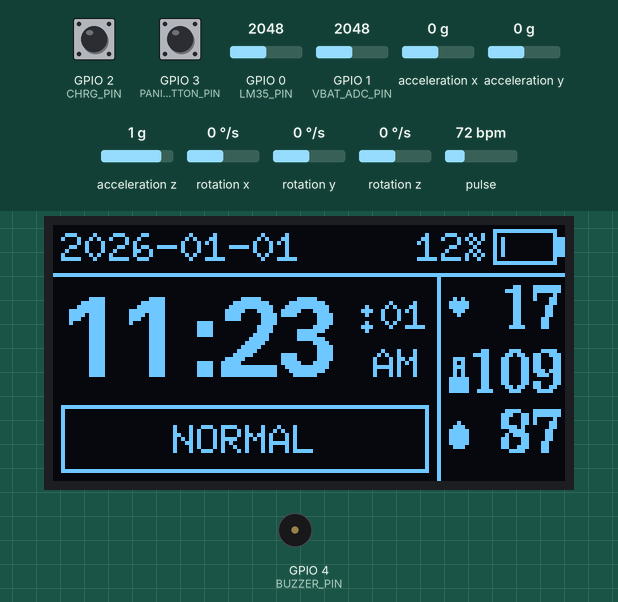
Bench run of a sketch on a simulated ESP32-C3. Parts: 128×64 one-colour display, buzzer (waves = sounding, pin HIGH). Wiring (inferred from the names in the program): MPU-9250 motion sensor at I2C address 0x68. Inputs (shaded band) come from the test bench; at power-on: GPIO 3 (PANIC_BUTTON_PIN) HIGH, pulse 72 bpm, GPIO 2 (CHRG_PIN) HIGH, GPIO 0 (LM35_PIN) = 2048, GPIO 1 (VBAT_ADC_PIN) = 2048, acceleration x 0 g, acceleration y 0 g, acceleration z 1 g, rotation x 0 °/s, rotation y 0 °/s, rotation z 0 °/s. Random numbers use the default seed unless the sketch sets one; EEPROM starts erased; nothing arrives over Bluetooth unless stated; a phone connects over Bluetooth LE 3 s after start; what the sketch prints to the serial monitor is not drawn.

Above: at 7.8 s.
7.9 s: GPIO 3 (PANIC_BUTTON_PIN) pulled LOW for 0.15 s
At 9.81 s:
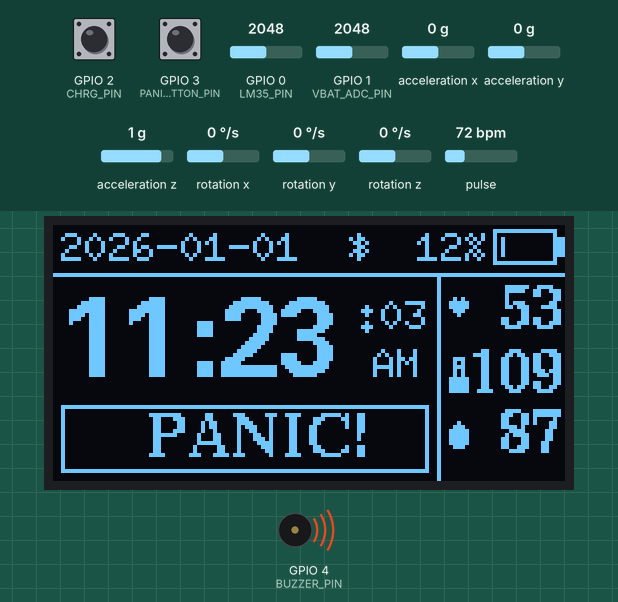
10.9 s: pulse set to 42 bpm
At 13.4 s:
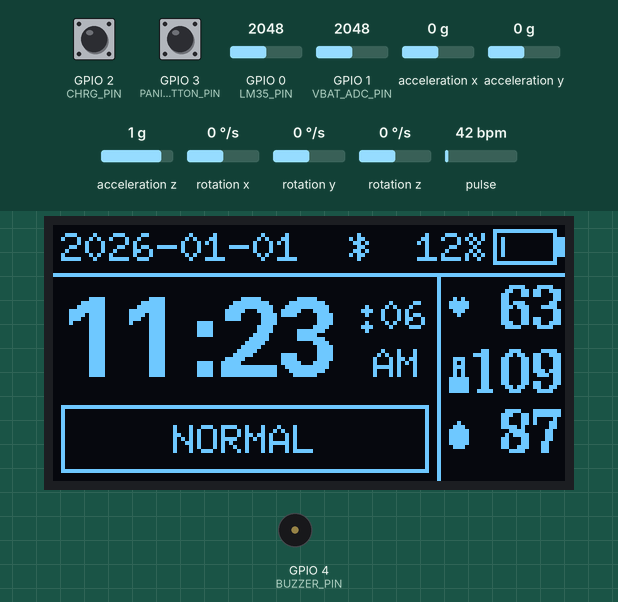
14.1 s: GPIO 2 (CHRG_PIN) pulled LOW for 1 s
At 15.2 s:
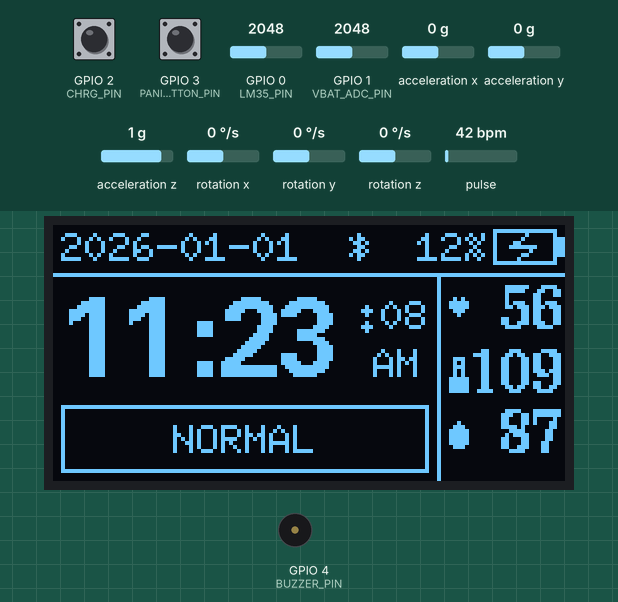
15.7 s: GPIO 3 (PANIC_BUTTON_PIN) pulled LOW for 1 s
At 17.5 s:
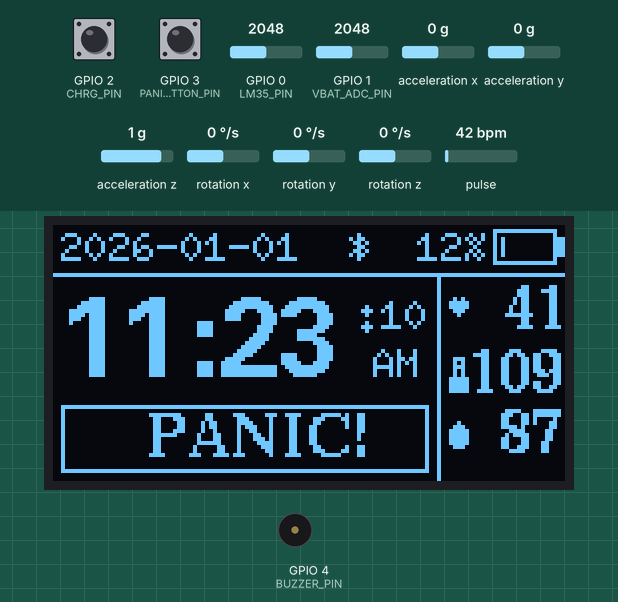
18.2 s: pulse set to 70 bpm
At 20.0 s:
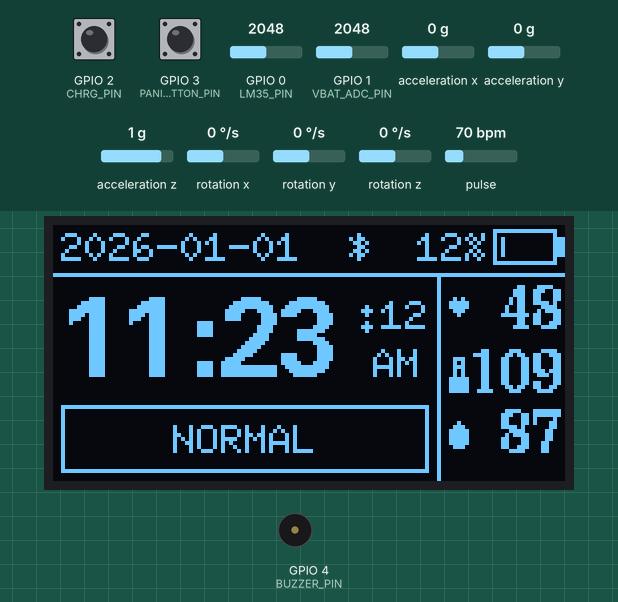
20.7 s: GPIO 2 (CHRG_PIN) pulled LOW for 1 s
At 21.8 s:
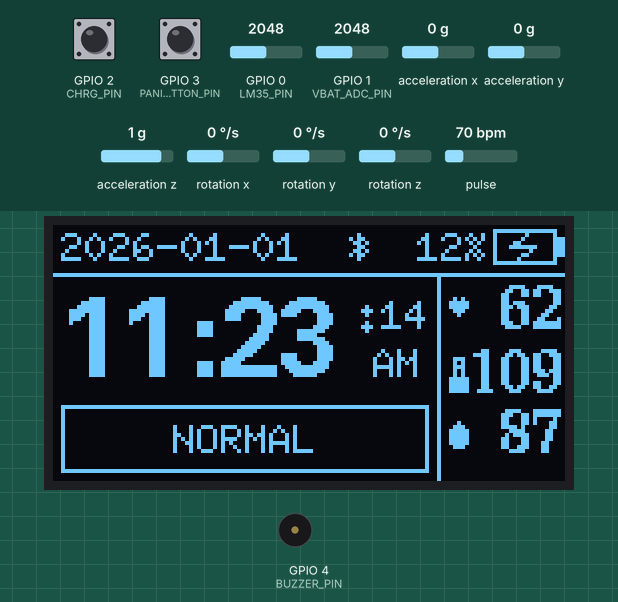
Timing chart, 0 to 23.3 s (numbered marks = the images above; inputs shaded):
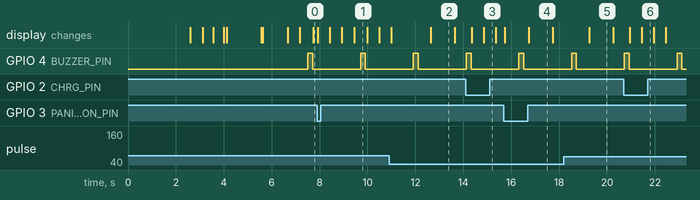

Measured:
- what the display in image 1 shows lasts 0.6 s, from 9.4 s to 10.0 s
- what the display in image 2 shows lasts 1.1 s, from 12.6 s to 13.7 s

The sketch:

WatchFWC3.ino
```cpp
#include <Wire.h>
#include <Preferences.h>
#include "config.h"
#include "max30102.h"
#include "mpu.h"
#include "oled.h"
#include "panic_button.h"
#include "communication.h"
#include "lm35.h"
#include "buzzer.h"
#include "battery.h"
#include "spo2.h"

MAX30102Sensor hrSensor;
MPU mpu;
OLEDDisplay oled;
PanicButton panicBtn;
LM35Sensor tempSensor;
Buzzer buzzer;
BatteryMonitor battery;
SPO2Calculator spo2Calc;
Preferences preferences;  // NVS for persistent time storage

// Time tracking (24-hour format internally)
int currentYear = 2026;
int currentMonth = 1;
int currentDay = 1;
int currentHour = 11;
int currentMinute = 23;
int currentSecond = 0;
unsigned long lastSecondTime = 0;

// Save current time to NVS (Non-Volatile Storage)
void saveTimeToNVS() {
    preferences.begin("watch", false);  // Open NVS namespace "watch" in read-write mode
    preferences.putInt("year", currentYear);
    preferences.putInt("month", currentMonth);
    preferences.putInt("day", currentDay);
    preferences.putInt("hour", currentHour);
    preferences.putInt("minute", currentMinute);
    preferences.putInt("second", currentSecond);
    preferences.putBool("timeSaved", true);  // Flag that we have valid time
    preferences.end();
    Serial.println("[NVS] Time saved to flash memory");
}

// Load saved time from NVS
bool loadTimeFromNVS() {
    preferences.begin("watch", true);  // Open NVS namespace "watch" in read-only mode
    bool timeSaved = preferences.getBool("timeSaved", false);

    if (timeSaved) {
        currentYear = preferences.getInt("year", 2026);
        currentMonth = preferences.getInt("month", 1);
        currentDay = preferences.getInt("day", 1);
        currentHour = preferences.getInt("hour", 11);
        currentMinute = preferences.getInt("minute", 23);
        currentSecond = preferences.getInt("second", 0);
        preferences.end();
        Serial.printf("[NVS] Loaded saved time: %04d-%02d-%02d %02d:%02d:%02d\n", currentYear, currentMonth, currentDay, currentHour, currentMinute, currentSecond);
        return true;
    } else {
        preferences.end();
        Serial.println("[NVS] No saved time found, using default");
        return false;
    }
}

// BLE Time Sync Callback (called when mobile app sends time)
void onTimeReceived(int year, int month, int day, int hour, int minute, int second) {
    currentYear = year;
    currentMonth = month;
    currentDay = day;
    currentHour = hour;
    currentMinute = minute;
    currentSecond = second;
    lastSecondTime = millis();
    Serial.printf("[TIME] Synced to: %04d-%02d-%02d %02d:%02d:%02d\n", year, month, day, hour, minute, second);

    // Save the synced time to NVS so it persists across restarts
    saveTimeToNVS();
}

void setup() {
    Serial.begin(115200);
    delay(2000);

    Serial.println("\n╔═══════════════════════════════════════╗");
    Serial.println("║   ESP32-C3 Health Watch v2.1         ║");
    Serial.println("║   Premium UI & Safety Firmware       ║");
    Serial.println("╚═══════════════════════════════════════╝\n");

    // ========== LOAD SAVED TIME FROM NVS ==========
    Serial.println("→ Loading time from NVS...");
    bool timeRestored = loadTimeFromNVS();
    if (timeRestored) {
        Serial.println("   ✓ Time restored from previous sync");
    } else {
        Serial.println("   ⓘ Using default time (will sync from mobile app)");
    }
    Serial.println();

    // ========== INITIALIZE I2C BUS ==========
    Serial.println("→ Initializing I2C bus...");
    Serial.printf("   SDA: GPIO%d | SCL: GPIO%d\n", I2C_SDA, I2C_SCL);
    Serial.printf("   Clock: %lukHz\n", I2C_FREQ / 1000);

    Wire.begin(I2C_SDA, I2C_SCL);
    Wire.setClock(I2C_FREQ);
    delay(500);  // Longer delay for bus stabilization

    // Scan I2C bus to detect all devices
    Serial.println("\n→ Scanning I2C bus...");
    byte deviceCount = 0;
    for (byte addr = 1; addr < 127; addr++) {
        Wire.beginTransmission(addr);
        if (Wire.endTransmission() == 0) {
            Serial.printf("   ✓ Device found at 0x%02X\n", addr);
            deviceCount++;
        }
    }

    if (deviceCount == 0) {
        Serial.println("   ✗ NO I2C DEVICES FOUND!");
        Serial.println("   Check wiring and power!");
    } else {
        Serial.printf("   Found %d device(s)\n", deviceCount);
    }
    Serial.println();

    // ========== INITIALIZE BUZZER ==========
    Serial.println("→ Initializing buzzer...");
    buzzer.begin(BUZZER_PIN);
    Serial.println("   ✓ Buzzer ready\n");

    // ========== INITIALIZE OLED DISPLAY ==========
    Serial.println("→ Initializing OLED display...");
    oled.begin();
    delay(500);

    // ========== INITIALIZE PANIC BUTTON ==========
    Serial.println("→ Initializing panic button...");
    panicBtn.begin(PANIC_BUTTON_PIN);
    Serial.printf("   ✓ Panic button ready (Pin %d)\n\n", PANIC_BUTTON_PIN);

    // ========== INITIALIZE MAX30102 ==========
    Serial.println("→ Initializing MAX30102 heart rate sensor...");
    oled.drawStartup("Init MAX30102...");

    if (!hrSensor.begin()) {
        Serial.println("✗ MAX30102 FAILED!");
        oled.drawStartup("MAX FAILED!");
        delay(1000);
    } else {
        Serial.println("✓ MAX30102 ready");
    }
    delay(300);

    // ========== INITIALIZE MPU ==========
    Serial.println("\n→ Initializing MPU accelerometer...");
    oled.drawStartup("Init MPU...");

    if (!mpu.begin()) {
        Serial.println("✗ MPU FAILED!");
        oled.drawStartup("MPU FAILED!");
        delay(1000);
    } else {
        Serial.println("✓ MPU ready");
    }
    delay(300);

    // ========== INITIALIZE LM35 TEMPERATURE SENSOR ==========
    Serial.println("\n→ Initializing LM35 temperature sensor...");
    oled.drawStartup("Init LM35...");

    if (!tempSensor.begin(LM35_PIN)) {
        Serial.println("✗ LM35 WARNING: Check connection");
        oled.drawStartup("LM35 CHECK!");
        delay(1000);
    } else {
        Serial.println("✓ LM35 ready");
    }
    delay(300);

    // ========== INITIALIZE BATTERY MONITOR ==========
    Serial.println("\n→ Initializing battery monitor...");
    if (!battery.begin(VBAT_ADC_PIN, CHRG_PIN)) {
        Serial.println("✗ Battery monitor warning: check VBAT/CHRG wiring");
    } else {
        Serial.println("✓ Battery monitor ready");
    }
    delay(100);

    // ========== INITIALIZE BLE COMMUNICATION ==========
    oled.drawStartup("Init BLE...");
    bleComm.begin();

    Serial.println("\n╔═══════════════════════════════════════╗");
    Serial.println("║   HEALTH WATCH Initialized!           ║");
    Serial.println("║   Premium UI Core Engaged             ║");
    Serial.println("╚═══════════════════════════════════════╝\n");

    oled.drawStartup("");
    delay(1000);
}

void loop() {
    // ========== UPDATE PANIC BUTTON ==========
    panicBtn.update();

    // ========== CRITICAL: Update MAX30102 first with NO DELAYS ==========
    hrSensor.update();

    // Update other sensors (fast, non-blocking)
    mpu.update();
    tempSensor.update();
    battery.update();

    // Update time every second
    unsigned long currentTime = millis();
    if (currentTime - lastSecondTime >= 1000) {
        lastSecondTime = currentTime;
        currentSecond++;
        if (currentSecond >= 60) {
            currentSecond = 0;
            currentMinute++;
        }
        if (currentMinute >= 60) {
            currentMinute = 0;
            currentHour++;

            // Auto-save time to NVS every hour to preserve it
            saveTimeToNVS();
            Serial.println("[NVS] Auto-saved time at hour change");
        }
        if (currentHour >= 24) {
            currentHour = 0;
            currentDay++;
            if (currentDay > 30) { currentDay = 1; currentMonth++; }
            if (currentMonth > 12) { currentMonth = 1; currentYear++; }
        }
    }

    // Get sensor readings
    float hr = hrSensor.getHeartRate();
    float temp = tempSensor.getTemperature();  // In Fahrenheit

    // Update SPO2
    spo2Calc.update(hrSensor.getIR(), hrSensor.getRed());
    int currentSpO2 = spo2Calc.getSpO2();

    bool shaking = mpu.isShaking();
    bool fall = mpu.isFall();
    bool panic = panicBtn.isPanic();

    // Risk detection for buzzer warning
    bool inRisk = false;
    if (hr > 0) {
        if (hr < 40 || hr > 120) inRisk = true;
        if (temp > 104.0f || temp < 95.0f) inRisk = true;
        if (currentSpO2 > 0 && currentSpO2 < 90) inRisk = true;
    } else {
        temp = 0.0f;  // Don't show temp when no finger is detected
    }

    static unsigned long lastRiskBeep = 0;
    if (inRisk && millis() - lastRiskBeep > 2000) {
        buzzer.beep(200);
        lastRiskBeep = millis();
    }

    // Modernized Revamped Battery Display Formatting


    // Determine status string
    WatchStatus status;
    const char* statusStr = "NORMAL";

    if (fall) {
        status = STATUS_FALL;
        statusStr = "CRIT! FALL";
    } else if (shaking) {
        status = STATUS_SHAKING;
        statusStr = "SHAKE DETECT";
    } else {
        status = STATUS_OK;
    }

    // Prepare sensor data for BLE
    SensorData data;
    data.sensor1OK = hrSensor.sensorOK();
    data.sensor2OK = true;
    data.sensor3OK = tempSensor.sensorOK();
    data.heartRate = (int)hr;
    data.temperature = temp;
    data.spo2 = currentSpO2;
    data.irValue = hrSensor.getIR();
    data.redValue = hrSensor.getRed();
    data.status = status;
    data.panic = panic;

    // Send data via BLE (throttled internally to 1 second)
    bleComm.sendData(data);

    // ========== ADVANCED RENDER PIPELINE WITH PANIC PRE-EMPTION ==========
    static unsigned long lastOLEDUpdate = 0;
    static bool lastPanicState = false;

    // Trigger frame update instantly if panic state shifts, otherwise throttle to 500ms
    if ((millis() - lastOLEDUpdate > 500) || (panic != lastPanicState)) {
        lastOLEDUpdate = millis();
        lastPanicState = panic;

        // Convert 24-hour to 12-hour format with AM/PM
        int displayHour = currentHour;
        bool isPM = false;

        if (displayHour >= 12) {
            isPM = true;
            if (displayHour > 12) displayHour -= 12;
        }
        if (displayHour == 0) displayHour = 12;

        const char* ampm = isPM ? "PM" : "AM";

        oled.drawWatch(currentYear, currentMonth, currentDay, displayHour, currentMinute, currentSecond, hr, temp, currentSpO2, statusStr, battery.getPercentage(), battery.isCharging(), bleComm.isConnected(), panic, ampm);
    }

    // Serial debug output every 1 second
    static unsigned long lastSerialPrint = 0;
    if (millis() - lastSerialPrint > 1000) {
        Serial.print("[WATCH] Time: ");
        Serial.printf("%02d:%02d:%02d", currentHour, currentMinute, currentSecond);
        Serial.print(" | HR: ");
        Serial.print((int)hr);
        Serial.print(" BPM | Temp: ");
        Serial.print((int)temp);
        Serial.print("°F | BLE: ");
        Serial.print(bleComm.isConnected() ? "Connected" : "Waiting...");
        Serial.print(" | BAT: ");
        Serial.print(battery.getPercentage());
        Serial.print("%");
        Serial.print(" | PANIC: ");
        Serial.println(panic ? "SENT" : "OFF");
        lastSerialPrint = millis();
    }

    // ========== NO DELAY IN MAIN LOOP - CRITICAL FOR MAX30102 ==========
}
```

battery.cpp
```cpp
#include "battery.h"
#include "config.h"

bool BatteryMonitor::begin(int vbatPin, int chrgPin) {
    adcPin = vbatPin;
    chargePin = chrgPin;

    pinMode(adcPin, INPUT);
    pinMode(chargePin, INPUT_PULLUP); // TP4056 CHRG is typically active LOW (open-drain)

    delay(20);
    rawADC = analogRead(adcPin);
    batteryOK = (rawADC >= 0 && rawADC <= 4095);
    update();

    Serial.printf("[BATTERY] VBAT pin GPIO%d, CHRG pin GPIO%d\n", adcPin, chargePin);
    return batteryOK;
}

void BatteryMonitor::update() {
    unsigned long now = millis();
    if (now - lastSampleTime < 1000) return; // 1Hz battery update is enough
    lastSampleTime = now;

    long sum = 0;
    static const int sampleCount = 8;
    for (int i = 0; i < sampleCount; i++) {
        sum += analogRead(adcPin);
        delayMicroseconds(300);
    }
    rawADC = (int)(sum / sampleCount);

    const float adcVoltage = (rawADC / 4095.0f) * BATTERY_ADC_REF_V;
    voltage = adcVoltage * VBAT_DIVIDER_RATIO;

    // int mapped = (int)(((voltage - BATTERY_MIN_V) * 100.0f) / (BATTERY_MAX_V - BATTERY_MIN_V));
    // percentage = clampPercent(mapped);
    static int fakeBattery = -1;
    if (fakeBattery == -1) fakeBattery = random(5, 101);
    percentage = fakeBattery;

    charging = (digitalRead(chargePin) == LOW);
    batteryOK = (rawADC >= 0 && rawADC <= 4095);
}

int BatteryMonitor::getPercentage() const {
    return percentage;
}

float BatteryMonitor::getVoltage() const {
    return voltage;
}

bool BatteryMonitor::isCharging() const {
    return charging;
}

bool BatteryMonitor::sensorOK() const {
    return batteryOK;
}

int BatteryMonitor::getRawADC() const {
    return rawADC;
}

int BatteryMonitor::clampPercent(int value) {
    if (value < 0) return 0;
    if (value > 100) return 100;
    return value;
}
```

battery.h
```cpp
#ifndef BATTERY_H
#define BATTERY_H

#include <Arduino.h>

class BatteryMonitor {
public:
    bool begin(int vbatPin, int chrgPin);
    void update();

    int getPercentage() const;
    float getVoltage() const;
    bool isCharging() const;
    bool sensorOK() const;
    int getRawADC() const;

private:
    int adcPin = -1;
    int chargePin = -1;
    int rawADC = 0;
    float voltage = 0.0f;
    int percentage = 0;
    bool charging = false;
    bool batteryOK = false;
    unsigned long lastSampleTime = 0;

    static int clampPercent(int value);
};

#endif
```

buzzer.cpp
```cpp
#include "buzzer.h"

void Buzzer::begin(uint8_t pin) {
  buzzerPin = pin;
  pinMode(buzzerPin, OUTPUT);
  digitalWrite(buzzerPin, LOW);
  Serial.printf("Buzzer initialized on Pin %d\n", buzzerPin);
}

void Buzzer::beep(int duration) {
  digitalWrite(buzzerPin, HIGH);
  delay(duration);
  digitalWrite(buzzerPin, LOW);
}

void Buzzer::powerOnBeep() {
  Serial.println("[BUZZER] Power ON beep");
  beep(100);  // Single 100ms beep on power on
}

void Buzzer::powerOffBeep() {
  Serial.println("[BUZZER] Power OFF beep");
  beep(100);  // Single 100ms beep on power off
}
```

buzzer.h
```cpp
#ifndef BUZZER_H
#define BUZZER_H

#include <Arduino.h>

class Buzzer {
public:
  void begin(uint8_t pin);
  void beep(int duration = 100);  // Single beep with duration in ms
  void powerOnBeep();   // Beep for power on
  void powerOffBeep();  // Beep for power off

private:
  uint8_t buzzerPin = 12;
};

#endif
```

communication.h
```cpp
#ifndef COMMUNICATION_H
#define COMMUNICATION_H

#include <Arduino.h>
#include <BLEDevice.h>
#include <BLEServer.h>
#include <BLEUtils.h>
#include <BLE2902.h>

// Device name for BLE advertising
#define BLE_DEVICE_NAME "HEALTH_WATCH"

// BLE UUIDs
#define SERVICE_UUID        "0000180d-0000-1000-8000-00805f9b34fb"
#define CHARACTERISTIC_UUID "00002a37-0000-1000-8000-00805f9b34fb"
#define TIME_SYNC_UUID      "00002a2b-0000-1000-8000-00805f9b34fb"  // Current Time Characteristic

// Time sync callback function (implemented in main sketch)
extern void onTimeReceived(int year, int month, int day, int hour, int minute, int second);

// Status codes
enum WatchStatus {
    STATUS_OK = 1,
    STATUS_SHAKING = 2,
    STATUS_FALL = 3
};

// Sensor data structure
struct SensorData {
    bool sensor1OK;      // MAX30102 status (s1)
    bool sensor2OK;      // MPU status (s2)
    bool sensor3OK;      // Temperature sensor status (s3)
    int heartRate;       // Heart rate BPM (h)
    float temperature;   // Temperature in °C (t)
    int spo2;            // SpO2 percentage (o)
    long irValue;        // IR value from MAX30102 (ir)
    long redValue;       // Red value from MAX30102 (red)
    WatchStatus status;  // Watch status (st)
    bool panic;          // Panic button status (p)
};

class BLECommunication {
public:
    void begin();                           // Initialize BLE
    void update();                          // Call in loop to handle BLE state
    void sendData(const SensorData& data);  // Send sensor data via BLE
    bool isConnected();                     // Check if client is connected

private:
    BLEServer* pServer;
    BLECharacteristic* dataCharacteristic;
    bool deviceConnected;

    unsigned long lastDataSend;
    const unsigned long DATA_SEND_INTERVAL = 1000;  // Send data every 1 second

    void startAdvertising();
    void stopAdvertising();

    friend class ServerCallbacks;  // Allow callbacks to access private members
};

// External instance (defined in communication.cpp)
extern BLECommunication bleComm;

#endif
```

lm35.h
```cpp
#ifndef LM35_H
#define LM35_H

#include <Arduino.h>

class LM35Sensor {
public:
    bool begin(int pin);           // Initialize sensor with GPIO pin
    void update();                 // Call in loop to update readings
    float getTemperature();        // Returns temperature in Fahrenheit
    bool sensorOK();               // Returns true if sensor is working
    int getRawADC();               // Returns raw ADC value for debugging

private:
    int adcPin = -1;
    float temperature = 0.0;
    bool lm35SensorOK = false;

    // Averaging for stable readings (3 seconds at 10Hz)
    static const int SAMPLE_SIZE = 30;
    int samples[SAMPLE_SIZE] = {0};
    int sampleIndex = 0;
    bool bufferFilled = false;

    // Running average for outlier rejection
    float runningAvg = 0.0;
    bool runningAvgInitialized = false;

    unsigned long lastSampleTime = 0;
    int rawADC = 0;
};

#endif
```

mpu.h
```cpp
#ifndef MPU_H
#define MPU_H

#include <Arduino.h>

struct MPUData {
  int16_t ax, ay, az;
  int16_t gx, gy, gz;
};

class MPU {
public:
  bool begin();
  void update();
  MPUData get();

  bool isShaking();
  bool isFall();

private:
  MPUData data;
  MPUData last;
  bool fallArmed = false;

  void writeReg(uint8_t reg, uint8_t val);
  uint8_t readReg(uint8_t reg);
  int16_t read16(uint8_t reg);
  float accelMagnitude();
};

#endif
```

Source omitted: communication.cpp (4917 bytes), lm35.cpp (4572 bytes), max30102.cpp (3843 bytes), max30102.h (818 bytes), mpu.cpp (2977 bytes), oled.cpp (5012 bytes), oled.h (871 bytes), panic_button.cpp (967 bytes), panic_button.h (474 bytes), spo2.cpp (965 bytes), spo2.h (205 bytes), config.h (1899 bytes)
